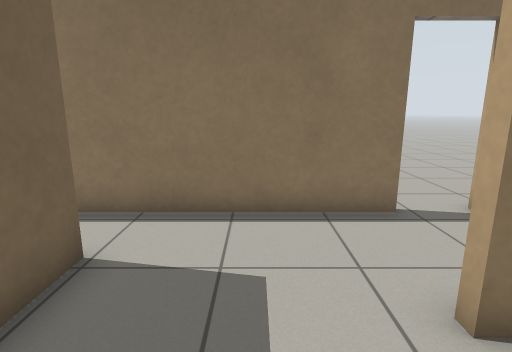
[1] (above)

16 first-person views from a walk through a robot-simulator world made for Gazebo. The camera is 1.1 m above the floor, tilts 12° down and sees 80° across. The floor is counted in squares, 0.5 m on a side. Each view is taken from the middle of a square. On the plan, view 1 faces up. The plan holds only what a view shows up to about 18 squares ahead; the rest is blank. Simple patterns stand in for the simulator's built-in surfaces.

[2]
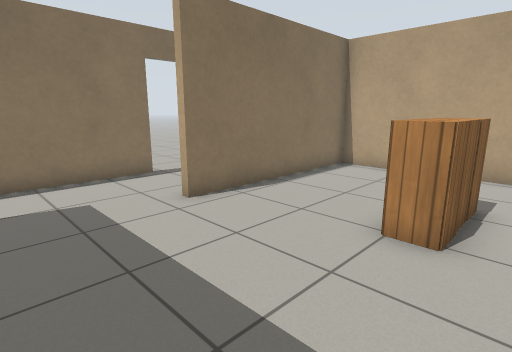

[3]
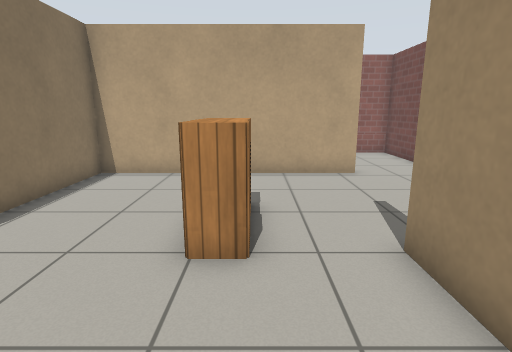

[4]
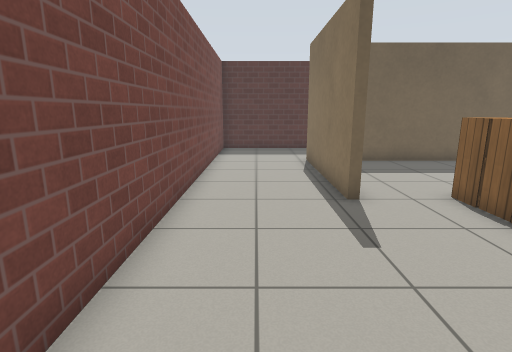

[5]
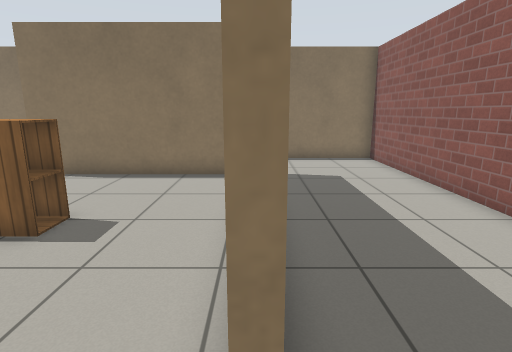

[6]
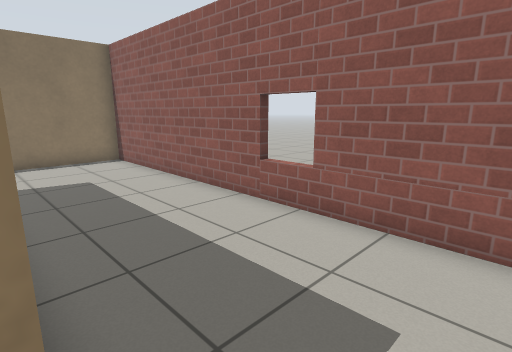

[7]
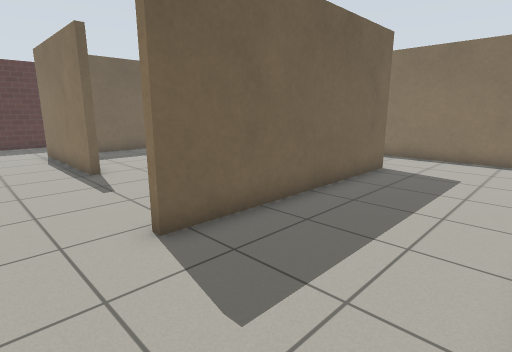

[8]
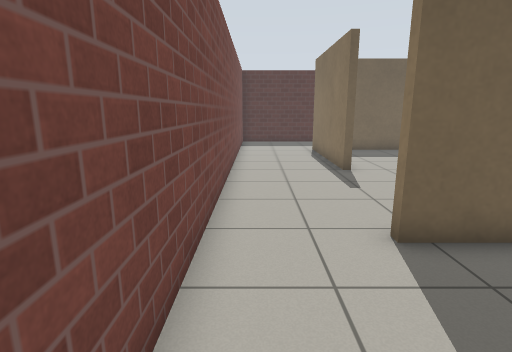

[9]
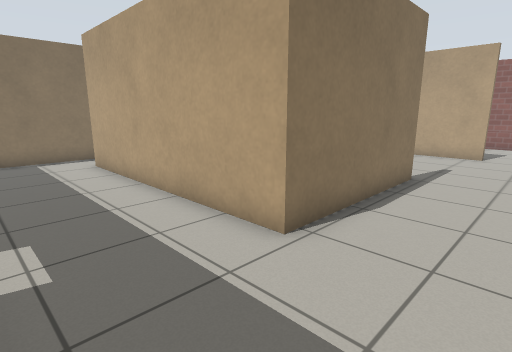

[10]
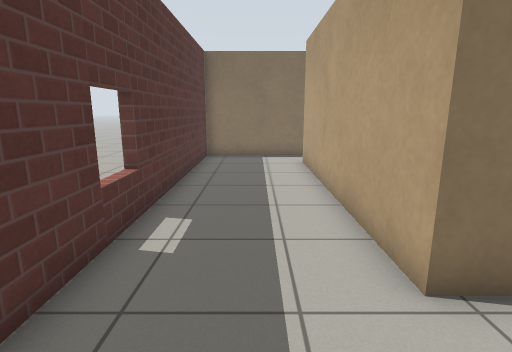

[11]
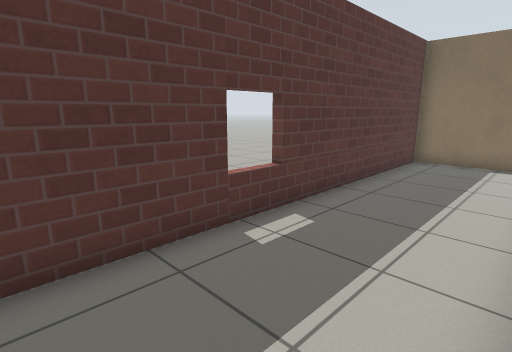

[12]
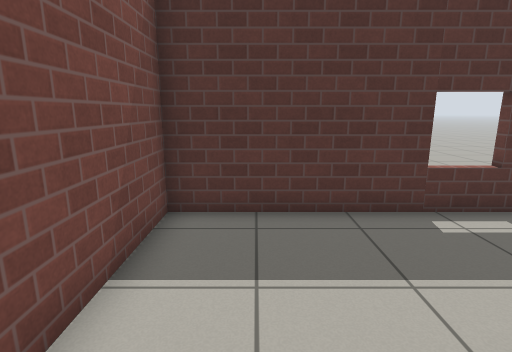

[13]
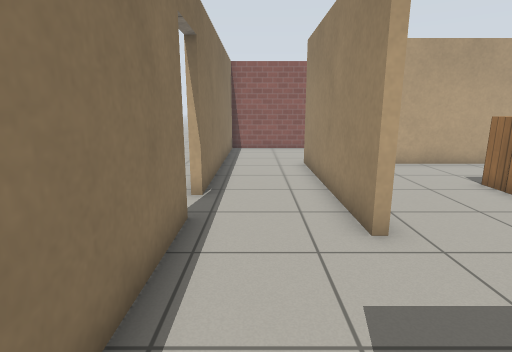

[14]
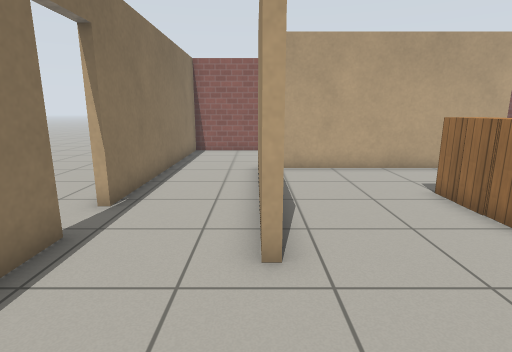

[15]
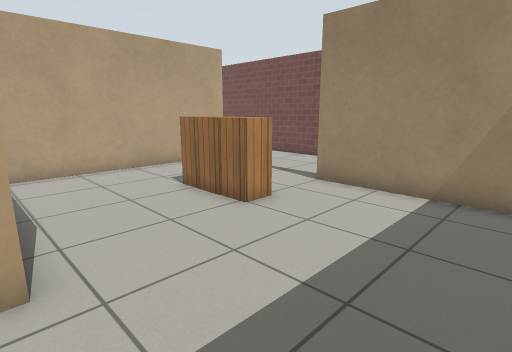

[16]
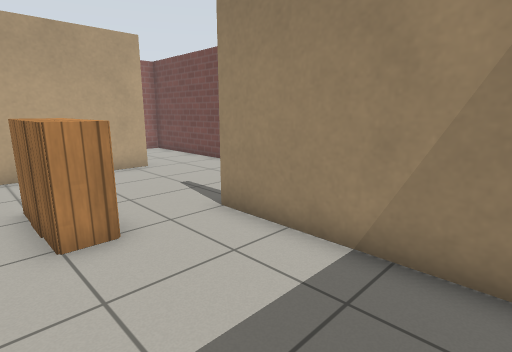

### Floor plan
Ten units are one square. View 1 is at (0, 0); x grows to the right and y downward. Boxes are objects, and circles mark ways between rooms. Rooms are numbered by the first view taken in them; rooms with no view inside come last. Other rooms are left out.
<svg viewBox="-80 -73 239 178">
<path fill="none" stroke="#000" d="M-19 54 36 54 36 57 -29 57 -29 -44M-26 -44 -26 35M98 66 98 -26 22 -26 22 -29M31 -64 -75 -64 -75 100 94 100M94 100 154 100 154 -64 49 -64M22 -29 102 -29 102 66 98 66"/>
<rect x="35" y="15" width="10" height="20" fill="#bbb"><title>cabinet</title></rect>
<rect x="45" y="15" width="10" height="20" fill="#bbb"><title>cabinet</title></rect>
<rect x="55" y="15" width="10" height="20" fill="#bbb"><title>cabinet</title></rect>
<circle cx="100" cy="80" r="3" fill="#2a7"/>
<circle cx="30" cy="-45" r="3" fill="#2a7"/>
<text x="10" y="30">1</text>
<text x="120" y="10">2</text>
</svg>
Room 1 opens to room 2.

Where each view was taken, in squares from view 1:
view 1: 0 up, 0 right, facing up
view 2: 4 down, 2 left, facing up-right
view 3: 3 down, 1 left, facing right
view 4: 8 down, 11 right, facing left
view 5: 8 down, 10 right, facing up
view 6: 8 down, 10 right, facing up-right
view 7: 9 down, 15 right, facing up-left
view 8: 9 down, 15 right, facing left
view 9: 9 down, 7 left, facing up-right
view 10: 9 down, 5 left, facing up
view 11: 8 down, 3 left, facing up-left
view 12: 8 down, 1 left, facing left
view 13: 5 up, 3 left, facing right
view 14: 3 up, 2 left, facing right
view 15: 3 up, 2 left, facing down-right
view 16: 1 down, 2 left, facing down-right
